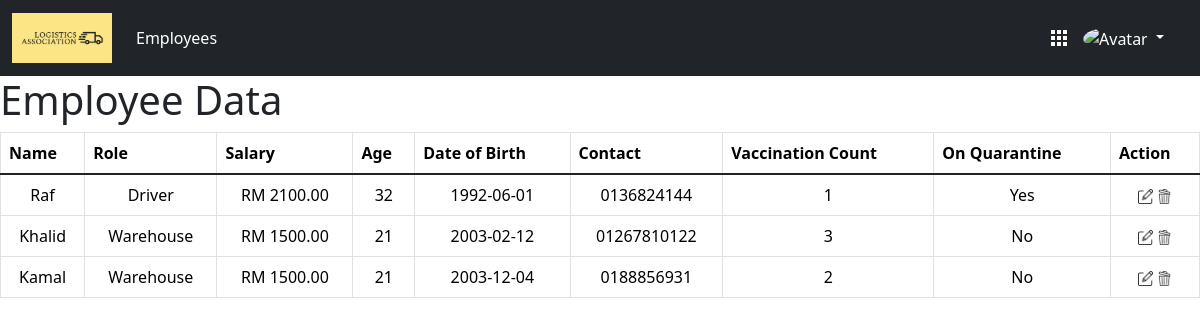
The page /emp.php (signed in) on the database its author committed.
### tables this page shows
CREATE TABLE IF NOT EXISTS `employee` (
  `id` int NOT NULL AUTO_INCREMENT,
  `name` varchar(256) NOT NULL,
  `role` varchar(256) NOT NULL,
  `contact_num` varchar(20) NOT NULL,
  `age` int NOT NULL,
  `dob` date NOT NULL,
  `vac_count` int NOT NULL,
  `quarantine` tinyint(1) NOT NULL DEFAULT '0',
  `salary` decimal(10,2) NOT NULL DEFAULT '0.00',
  `user_id` int NOT NULL,
  PRIMARY KEY (`id`),
  UNIQUE KEY `FK_EMPLOYEE_USER_ID` (`user_id`)
);

### emp.php (the view, shortened to what this page needs)
<?php
include 'db.php';
?>
<!DOCTYPE html>
<head>
</head>
<body>
    <?php include 'navbar.php'; ?>
    <?php if (isset($_SESSION['admin'])) { ?>
        <h1>Employee Data</h1>
        <table class="table table-bordered table-hover">
            <tr>
                <th>Name</th>
                <th>Role</th>
                <th>Salary</th>
                <th>Age</th>
                <th>Date of Birth</th>
                <th>Contact</th>
                <th>Vaccination Count</th>
                <th>On Quarantine</th>
                <th>Action</th>
            </tr>
            <tbody id="emp-table" class="table-group-divider">
                <?php
                $sql = "SELECT * FROM employee";
                $result = mysqli_query($conn, $sql);
                if (mysqli_num_rows($result) > 0) {
                    while ($row = mysqli_fetch_assoc($result)) {
                        echo "<tr>";
                        echo "<td>" . $row['name'] . "</td>";
                        echo "<td>" . $row['role'] . "</td>";
                        echo "<td> RM " . $row['salary'] . "</td>";
                        echo "<td>" . $row['age'] . "</td>";
                        echo "<td>" . $row['dob'] . "</td>";
                        echo "<td>" . $row['contact_num'] . "</td>";
                        echo "<td>" . $row['vac_count'] . "</td>";
                        echo "<td>" . ($row['quarantine'] == 1 ? "Yes" : "No") . "</td>";
                ?>
                        <td>
                            <a href='edit_emp.php?id=<?php echo $row['id'] ?>' style="text-decoration:none">
                                <img src="edit.png" alt="Edit" height="15" width="15">
                            </a>
                            <a href='del_emp.php?id=<?php echo $row['id'] ?>' onclick='return confirmDelete()'>
                                <img src="bin.png" alt="Delete" height="15" width="15">
                            </a>
                        </td>
                        </tr>
                <?php }} ?>
            </tbody>
        </table>
    <?php } else { ?>
        <h1>Sorry, you are not authorised to view this page</h1>
    <?php } ?>
</body>
</html>

### db.php (shortened to what this page needs)
<!DOCTYPE html>
<html>
<head>
  <link href="https://cdn.jsdelivr.net/npm/bootstrap@5.3.3/dist/css/bootstrap.min.css" rel="stylesheet">
  <link href="styles.css" rel="stylesheet">
</head>
</html>

### navbar.php (shortened to what this page needs)
<nav class="navbar navbar-expand-lg navbar-dark bg-dark">
    <div class="container-fluid">
        <a class="navbar-brand" href="dashboard.php">
            <img id="logo" alt="Logo" height="50" loading="lazy" src="logo.png"
            <?php if(isset($_SESSION['login'])){echo 'onload="generateAvatar(\'white\', \'#009578\');"';} ?> >
        </a>
        <div class="navbar-collapse" id="navbarContent">
            <ul class="navbar-nav me-auto mb-2 mb-lg-0">
                <?php if (isset($_SESSION['admin'])) { ?>
                    <li class="nav-item">
                        <a class="nav-link" href="emp.php">Employees</a>
                    </li>
                 <?php } ?>
            </ul>
            <ul class="navbar-nav d-flex flex-row ms-auto me-3 align-items-center">
                <?php if (isset($_SESSION['login'])) { ?>
                    <li class="nav-item me-3 me-lg-0 dropdown">
                        <a class="nav-link" href="#" id="navbarDropdown" role="button" data-bs-toggle="dropdown" aria-expanded="false">
                            <i height="22" class="gg-menu-grid-r"></i>
                        </a>
                    </li>
                    <li class="nav-item me-3 me-lg-0 dropdown">
                        <a class="nav-link dropdown-toggle" href="#" id="navbarDropdown1" role="button" data-bs-toggle="dropdown" aria-expanded="false">
                            <img id="avatar" alt="Avatar" class="rounded-circle" height="22">
                        </a>
                    </li>
                <?php } ?>
            </ul>
        </div>
    </div>
</nav>

### styles.css (style rules this page uses)
#emp-table>tr>td { text-align: center; }
.navbar-dark .navbar-nav .nav-link { color: #fff; }
.gg-menu-grid-r { box-sizing: border-box; position: relative; display: block; transform: scale(var(--ggs, 1)); width: 16px; height: 16px; }
.gg-menu-grid-r::before { content: ""; display: block; box-sizing: border-box; position: absolute; width: 4px; height: 4px; background: currentColor; box-shadow: 0 6px 0, 6px 6px 0, 12px 6px 0, 6px 12px 0, 12px 12px 0, 6px 0 0, 12px 0 0, 0 12px 0; }

### rows shown on the page
employee: name "Raf", role "Driver", salary "2100.00", age "32", dob "1992-06-01", contact_num "0136824144", vac_count "1", quarantine "Yes"
employee: name "Khalid", role "Warehouse", salary "1500.00", age "21", dob "2003-02-12", contact_num "01267810122", vac_count "3", quarantine "No"
employee: name "Kamal", role "Warehouse", salary "1500.00", age "21", dob "2003-12-04", contact_num "0188856931", vac_count "2", quarantine "No"
